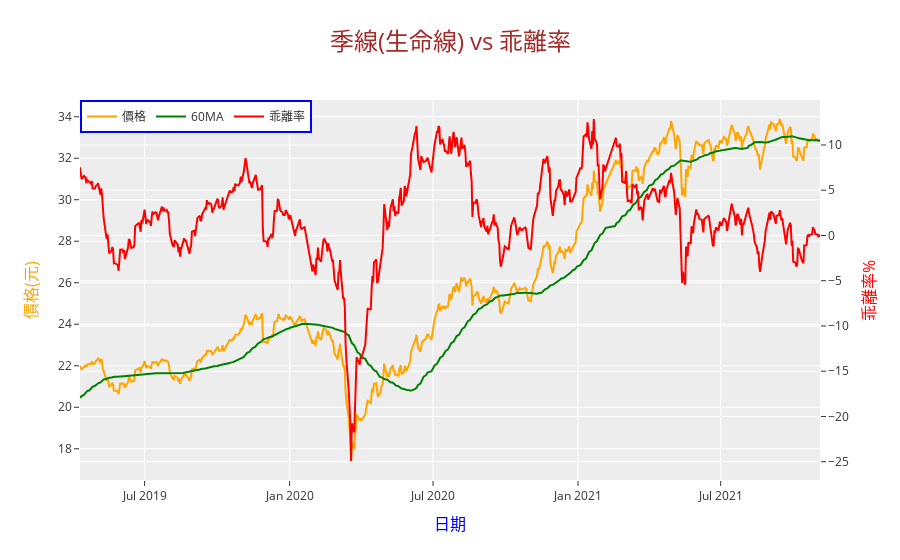

The notebook cell saved with this chart:
### Code cell
# 繪製價格線和MA線
trace1 = go.Scatter(x=df5.index, y=df5['收盤價'], mode='lines', name='價格',line=dict(color='orange'))
trace2 = go.Scatter(x=df5.index, y=df5['60日均線'], mode='lines', name='%dMA' % MA,line=dict(color='green'))

# 繪製乖離率線
trace3 = go.Scatter(x=df5.index, y=df5['乖離率']*100, mode='lines', name='乖離率',line=dict(color='red'), yaxis='y2')

# 設定圖表主題和樣式
layout = go.Layout(title='季線(生命線) vs 乖離率',titlefont=dict(size=24, color='brown'),
                   xaxis=dict(title='日期', titlefont=dict(size=16, color='blue')),
                   yaxis=dict(title='價格(元)',titlefont=dict(size=16, color='orange')),
                   yaxis2=dict(title='乖離率%',titlefont=dict(size=16, color='red'), overlaying='y', side='right'),
                   template='ggplot2' # 使用ggplot2樣式
                  )
# 將所有軌跡加入到一個列表中
data = [trace1, trace2, trace3]

# 繪製圖表
fig = go.Figure(data=data, layout=layout)
fig.update_layout(hovermode='x unified',
                  legend=dict(x=0, y=1, bgcolor='white', bordercolor='blue', borderwidth=2, 
                              orientation='h', yanchor='top', xanchor='left'))
# 顯示圖表
fig.show()

### Figure 1 — Plotly figure (JSON) as saved in the notebook; plotly's stock layout.template omitted (floating-point values rounded to 4 significant figures; data arrays with more than 128 entries replaced by an {"elided": "..."} marker saying what was removed)
{"data": [{"line": {"color": "orange"}, "mode": "lines", "name": "價格", "type": "scatter", "x": {"elided": "632 str values"}, "y": {"elided": "632 float values"}}, {"line": {"color": "green"}, "mode": "lines", "name": "60MA", "type": "scatter", "x": {"elided": "632 str values"}, "y": {"elided": "632 float values"}}, {"line": {"color": "red"}, "mode": "lines", "name": "乖離率", "type": "scatter", "x": {"elided": "632 str values"}, "y": {"elided": "632 float values"}, "yaxis": "y2"}], "layout": {"hovermode": "x unified", "legend": {"bgcolor": "white", "bordercolor": "blue", "borderwidth": 2, "orientation": "h", "x": 0, "xanchor": "left", "y": 1, "yanchor": "top"}, "title": {"font": {"color": "brown", "size": 24}, "text": "季線(生命線) vs 乖離率"}, "xaxis": {"title": {"font": {"color": "blue", "size": 16}, "text": "日期"}}, "yaxis": {"title": {"font": {"color": "orange", "size": 16}, "text": "價格(元)"}}, "yaxis2": {"overlaying": "y", "side": "right", "title": {"font": {"color": "red", "size": 16}, "text": "乖離率%"}}}}
